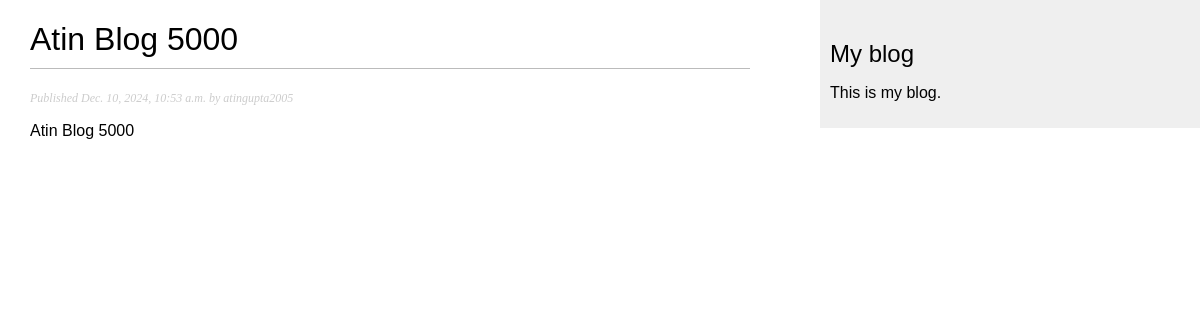
The app's page /blog/4/ with its own data.
### blog/models.py (models this page shows, shortened)
class Post(models.Model):
    class Status(models.TextChoices):
        DRAFT = 'DF', 'Draft'
        PUBLISHED = 'PB', 'Published'
    title = models.CharField(max_length=250)
    slug = models.SlugField(max_length=250)
    author = models.ForeignKey(
        settings.AUTH_USER_MODEL,
        on_delete=models.CASCADE,
        related_name='blog_posts'
    )
    body = models.TextField()
    publish = models.DateTimeField(default=timezone.now)
    created = models.DateTimeField(auto_now_add=True)
    updated = models.DateTimeField(auto_now=True)
    status = models.CharField(
        max_length=2,
        choices=Status,
        default=Status.DRAFT
    )
    objects = models.Manager()  # The default manager.
    published = PublishedManager()  # Our custom manager.
    class Meta:
        ordering = ['-publish']
        indexes = [
            models.Index(fields=['-publish']),
        ]

### blog/views.py (the view)
# urls.py: path('<int:id>/', views.post_detail, name='post_detail'),
def post_detail(request, id):
    post = get_object_or_404(
        Post,
        id=id,
        status=Post.Status.PUBLISHED
    )
    return render(
        request,
        'blog/post/detail.html',
        {'post': post}
    )

### blog/templates/blog/post/detail.html (shortened to what this page needs)
{% extends "blog/base.html" %}
{% block content %}
  <h1>{{ post.title }}</h1>
  <p class="date">
    Published {{ post.publish }} by {{ post.author }}
  </p>
  {{ post.body|linebreaks }}
{% endblock %}

### blog/static/css/blog.css (style rules this page uses)
body { margin:0; padding:0; font-family:helvetica, sans-serif; }
h1 { font-weight:normal; border-bottom:1px solid #bbb; padding:0 0 10px 0; }
p.date { color:#ccc; font-family: georgia, serif; font-size: 12px; font-style: italic; }

### records on screen
Post: title "Atin Blog 5000", publish "Dec. 10, 2024, 10:53 a.m.", author "atingupta2005", body "Atin Blog 5000"
